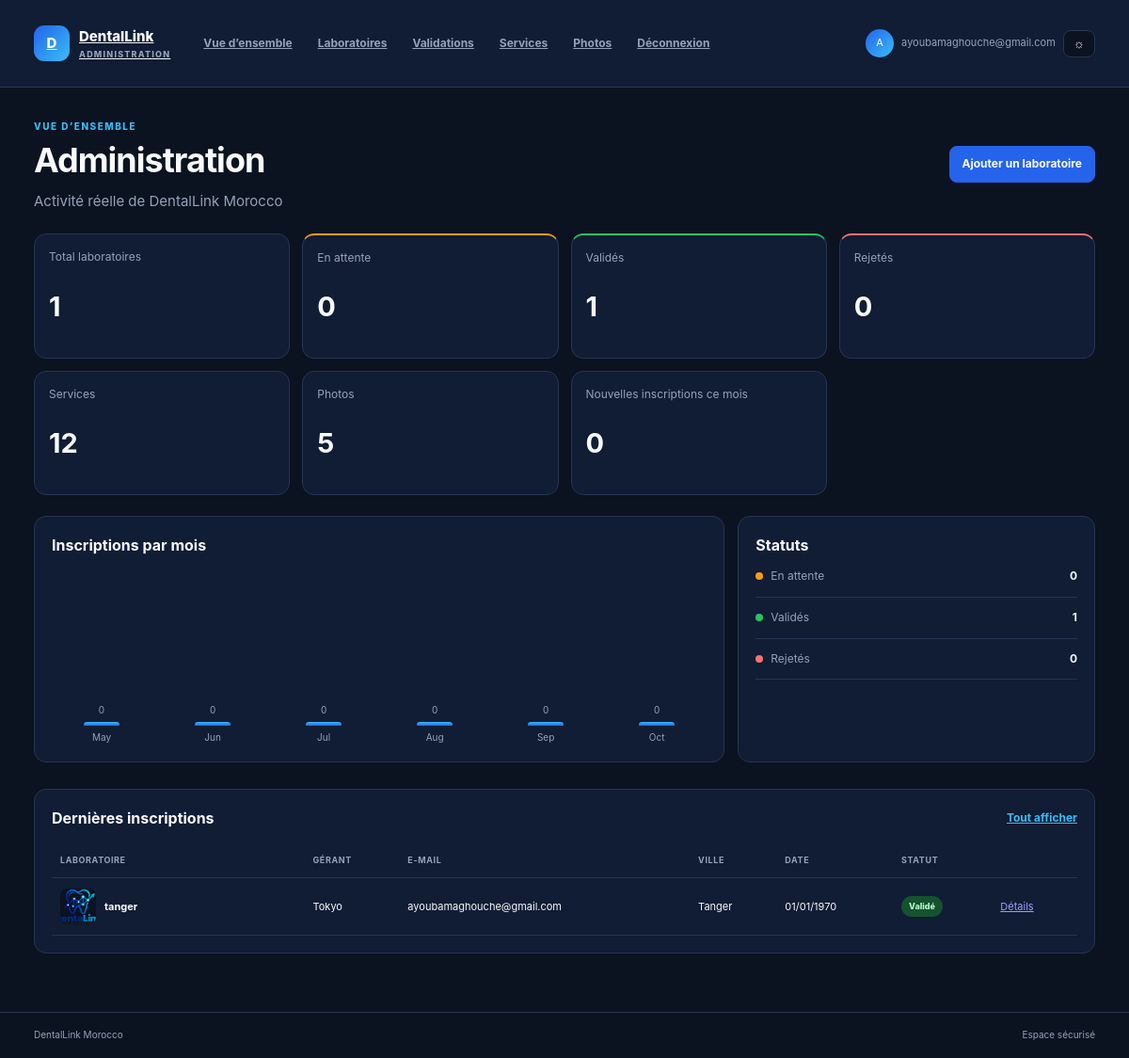
Screenshot of /admin/dashboard.php (signed in) with the database file from the repository.
### tables this page shows
CREATE TABLE `laboratoire` (
  `id_laboratoire` int(11) NOT NULL,
  `nom_laboratoire` varchar(150) NOT NULL,
  `nom_gerant` varchar(100) NOT NULL,
  `telephone` varchar(20) NOT NULL,
  `email` varchar(100) NOT NULL,
  `mot_de_passe` varchar(255) NOT NULL,
  `adresse` varchar(255) NOT NULL,
  `ville` varchar(100) NOT NULL,
  `site_web` varchar(255) DEFAULT NULL,
  `instagram` varchar(255) DEFAULT NULL,
  `description` text DEFAULT NULL,
  `statut` enum('en_attente','accepte','refuse') DEFAULT 'en_attente'
);

### includes/auth.php (called while the page is built, shortened)
<?php
require_once __DIR__.'/../config/database.php';
function e(?string $v):string{return htmlspecialchars($v??'',ENT_QUOTES|ENT_SUBSTITUTE,'UTF-8');}

### includes/schema.php (called while the page is built, shortened)
<?php
final class DentalSchema
{
    private array $columns;
    private function __construct(array $columns, array $statuses) { $this->columns = $columns; $this->statuses = $statuses; }
    public static function inspect(PDO $pdo): self
    {
        $columns = [];
        foreach (['laboratoire','service','laboratoire_service','image_laboratoire','admin'] as $table) {
            try { $columns[$table] = $pdo->query('SHOW COLUMNS FROM `' . $table . '`')->fetchAll(PDO::FETCH_ASSOC); }
            catch (PDOException $e) { $columns[$table] = []; }
        }
        $statuses = [];
        foreach ($columns['laboratoire'] as $column) if ($column['Field'] === 'statut' && preg_match_all("/'((?:[^']|\\\\')*)'/", (string)$column['Type'], $m)) $statuses = $m[1];
        return new self($columns, $statuses);
    }
    public function has(string $table, string $column): bool { foreach ($this->columns[$table] ?? [] as $item) if ($item['Field'] === $column) return true; return false; }
    public function field(string $table, array $candidates): string
    {
        foreach ($candidates as $candidate) if ($this->has($table, $candidate)) return $candidate;
        throw new RuntimeException('Le schéma SQL ne contient aucune colonne attendue pour ' . $table . '.');
    }
    public function labId(): string { return $this->field('laboratoire', ['id','id_laboratoire']); }
    public function imageId(): string { return $this->field('image_laboratoire', ['id','id_image']); }
    public function imagePath(): string { return $this->field('image_laboratoire', ['chemin','url_image']); }
    public function hasCreatedAt(string $table = 'laboratoire'): bool { return $this->has($table, 'created_at'); }
    public function canonicalStatus(string $stored): string { return ['accepte'=>'valide','refuse'=>'rejete'][$stored] ?? $stored; }
    public function statusLabel(string $stored): string { return ['en_attente'=>'En attente','valide'=>'Validé','accepte'=>'Validé','rejete'=>'Rejeté','refuse'=>'Rejeté'][$stored] ?? $stored; }
}
function dental_schema(PDO $pdo): DentalSchema { static $schema; return $schema ??= DentalSchema::inspect($pdo); }

### config/database.php (called while the page is built, shortened)
<?php
final class Database {
    private static ?PDO $connection = null;
    public static function connection(): PDO {
        if (self::$connection === null) {
            $host = getenv('DB_HOST') ?: '127.0.0.1';
            $name = getenv('DB_NAME') ?: 'laboratoire_dentaire';
            $user = getenv('DB_USER') ?: 'root';
            $pass = getenv('DB_PASS') ?: '';
            self::$connection = new PDO("mysql:host={$host};dbname={$name};charset=utf8mb4", $user, $pass, [PDO::ATTR_ERRMODE=>PDO::ERRMODE_EXCEPTION, PDO::ATTR_DEFAULT_FETCH_MODE=>PDO::FETCH_ASSOC, PDO::ATTR_EMULATE_PREPARES=>false]);
        }
        return self::$connection;
    }
}

### includes/admin-functions.php (called while the page is built, shortened)
<?php
require_once __DIR__ . '/auth.php';
require_once __DIR__ . '/schema.php';
function admin_status_label(string $status): string { return dental_schema(Database::connection())->statusLabel($status); }

### admin/dashboard.php (the view, shortened to what this page needs)
<?php
require_once __DIR__.'/../includes/admin-functions.php';$schema=dental_schema($pdo);$labId=$schema->labId();$serviceId=$schema->serviceId();$imageId=$schema->imageId();$imagePath=$schema->imagePath();$hasLabDate=$schema->hasCreatedAt();$hasImageDate=$schema->hasCreatedAt('image_laboratoire');$pending=$schema->status('en_attente');$valid=$schema->status('valide');$rejected=$schema->status('rejete');
$counts=['total'=>(int)$pdo->query('SELECT COUNT(*) FROM laboratoire')->fetchColumn()];foreach(['en_attente'=>$pending,'valide'=>$valid,'rejete'=>$rejected] as $key=>$status){$q=$pdo->prepare('SELECT COUNT(*) FROM laboratoire WHERE statut=?');$q->execute([$status]);$counts[$key]=(int)$q->fetchColumn();}$counts['services']=(int)$pdo->query('SELECT COUNT(*) FROM service')->fetchColumn();$counts['photos']=(int)$pdo->query('SELECT COUNT(*) FROM image_laboratoire')->fetchColumn();$counts['new_month']=$hasLabDate?(int)$pdo->query("SELECT COUNT(*) FROM laboratoire WHERE created_at>=DATE_FORMAT(CURRENT_DATE,'%Y-%m-01')")->fetchColumn():0;
$recentDate=$hasLabDate?'l.created_at':'NULL';$sortRecent=$hasLabDate?'l.created_at DESC,':' ';$imageSort=$hasImageDate?'i.created_at DESC,':'';$sql="SELECT l.`$labId` id,l.nom_laboratoire,l.nom_gerant,l.email,l.ville,l.statut,$recentDate created_at,(SELECT i.`$imagePath` FROM image_laboratoire i WHERE i.laboratoire_id=l.`$labId` ORDER BY $imageSort i.`$imageId` LIMIT 1) photo FROM laboratoire l ORDER BY $sortRecent l.`$labId` DESC LIMIT 8";$recent=$pdo->query($sql)->fetchAll();$rows=$hasLabDate?$pdo->query("SELECT DATE_FORMAT(created_at,'%Y-%m') m,COUNT(*) n FROM laboratoire WHERE created_at>=DATE_SUB(CURRENT_DATE,INTERVAL 5 MONTH) GROUP BY m ORDER BY m")->fetchAll():[];$map=[];foreach($rows as $r)$map[$r['m']]=(int)$r['n'];$chart=[];for($i=5;$i>=0;$i--){$k=date('Y-m',strtotime("first day of -$i month"));$chart[]=['label'=>date('M',strtotime($k.'-01')),'n'=>$map[$k]??0];}$max=max(1,...array_column($chart,'n'));
require __DIR__.'/../includes/header.php';require __DIR__.'/../includes/navbar.php';
?>
<main class="admin-main"><div class="admin-heading"><div><p class="admin-eyebrow">Vue d’ensemble</p><h1>Administration</h1><p class="admin-muted">Activité réelle de DentalLink Morocco</p></div><a class="admin-button admin-primary" href="laboratoires.php?action=create">Ajouter un laboratoire</a></div><?php if($flash):?><div class="admin-alert <?=e($flash['type'])?>"><?=e($flash['message'])?></div><?php endif;?>
<section class="admin-stats"><?php foreach([['Total laboratoires',$counts['total'],'laboratoires.php',''],['En attente',$counts['en_attente'],'validation.php','warning'],['Validés',$counts['valide'],'laboratoires.php?statut=valide','success'],['Rejetés',$counts['rejete'],'laboratoires.php?statut=rejete','danger'],['Services',$counts['services'],'services.php',''],['Photos',$counts['photos'],'photos.php',''],['Nouvelles inscriptions ce mois',$counts['new_month'],'laboratoires.php?recent=1','']] as [$label,$number,$href,$class]):?><a class="stat-card stat-<?=e($class)?>" href="<?=e($href)?>"><span><?=e($label)?></span><strong><?=$number?></strong></a><?php endforeach;?></section>
<section class="admin-panels"><article class="admin-panel"><h2>Inscriptions par mois</h2><div class="chart-bars"><?php foreach($chart as $bar):?><div class="chart-column"><span><?=$bar['n']?></span><div style="height:<?=($bar['n']?max(5,(int)round($bar['n']/$max*100)):2)?>%"></div><small><?=e($bar['label'])?></small></div><?php endforeach;?></div></article><article class="admin-panel"><h2>Statuts</h2><?php foreach(['en_attente'=>'En attente','valide'=>'Validés','rejete'=>'Rejetés'] as $key=>$label):?><p class="status-row"><span><i class="status-dot dot-<?=$key?>"></i><?=e($label)?></span><strong><?=$counts[$key]?></strong></p><?php endforeach;?></article></section>
<section class="admin-panel"><div class="panel-heading"><h2>Dernières inscriptions</h2><a href="laboratoires.php">Tout afficher</a></div><div class="table-wrap"><table class="admin-table"><thead><tr><th>Laboratoire</th><th>Gérant</th><th>E-mail</th><th>Ville</th><th>Date</th><th>Statut</th><th></th></tr></thead><tbody><?php foreach($recent as $l):?><tr><td><div class="lab-cell"><?php if($l['photo']):?><img src="../<?=e($l['photo'])?>" alt=""><?php endif;?><strong><?=e($l['nom_laboratoire'])?></strong></div></td><td><?=e($l['nom_gerant'])?></td><td><?=e($l['email'])?></td><td><?=e($l['ville'])?></td><td><?=e(date('d/m/Y',strtotime($l['created_at'])))?></td><td><span class="status-badge status-<?=e($schema->canonicalStatus($l['statut']))?>"><?=e(admin_status_label($l['statut']))?></span></td><td><a href="laboratoires.php?id=<?=$l['id']?>">Détails</a></td></tr><?php endforeach;?><?php if(!$recent):?><tr><td colspan="7" class="empty-cell">Aucune inscription.</td></tr><?php endif;?></tbody></table></div></section></main><?php require __DIR__.'/../includes/footer.php'; ?>

### assets/css/admin.css (style rules this page uses)
:root { color-scheme:dark;--admin-bg:#0b1220;--admin-surface:#111c35;--admin-line:#263651;--admin-text:#f8fafc;--admin-muted:#94a3b8;--admin-blue:#2563eb;--admin-cyan:#38bdf8;--admin-green:#22c55e;--admin-orange:#f59e0b;--admin-red:#f87171 }
body:has(.admin-main) { margin:0;background:var(--admin-bg);color:var(--admin-text);font:15px/1.55 Inter,system-ui,sans-serif }
.admin-main { max-width:1480px;min-height:calc(100vh - 125px);margin:auto;padding:30px clamp(14px,3vw,40px) 48px }
.admin-heading,.panel-heading { display:flex;justify-content:space-between;align-items:center;gap:16px }
.admin-heading { margin-bottom:22px }
.admin-heading h1 { margin:0;font-size:clamp(27px,3vw,38px);letter-spacing:-1px }
.admin-heading p { margin:4px 0 0 }
.admin-eyebrow { color:var(--admin-cyan);font-size:10px;font-weight:800;letter-spacing:1.5px;text-transform:uppercase }
.admin-muted,.panel-heading p { color:var(--admin-muted) }
.admin-button { display:inline-flex;align-items:center;justify-content:center;border:1px solid var(--admin-line);border-radius:8px;padding:9px 13px;background:transparent;color:var(--admin-text);font:inherit;font-size:12px;font-weight:750;cursor:pointer;text-decoration:none }
.admin-primary { background:var(--admin-blue);border-color:var(--admin-blue);color:white }
.admin-stats { display:grid;grid-template-columns:repeat(4,minmax(0,1fr));gap:13px;margin:22px 0 }
.stat-card,.admin-panel { background:var(--admin-surface);border:1px solid var(--admin-line);border-radius:13px }
.stat-card { display:grid;gap:5px;padding:15px;color:var(--admin-muted);min-height:100px;text-decoration:none;font-size:12px }
.stat-card strong { font-size:29px;color:var(--admin-text);line-height:1.1 }
.stat-warning { border-top:2px solid var(--admin-orange) }
.stat-success { border-top:2px solid var(--admin-green) }
.stat-danger { border-top:2px solid var(--admin-red) }
.admin-panels { display:grid;grid-template-columns:minmax(0,1.45fr) minmax(250px,.75fr);gap:14px;margin-bottom:14px }
.admin-panel { padding:18px;margin-bottom:14px;min-width:0 }
.admin-panel h2,.panel-heading h2 { margin:0;font-size:16px }
.panel-heading { margin-bottom:14px }
.panel-heading>a,.admin-link { font-size:12px;color:var(--admin-cyan);font-weight:750 }
.chart-bars { height:180px;display:flex;align-items:end;gap:12px;padding-top:20px }
.chart-column { height:100%;flex:1;display:flex;flex-direction:column;justify-content:end;align-items:center;gap:5px;min-width:20px }
.chart-column span,.chart-column small { font-size:10px;color:var(--admin-muted) }
.chart-column div { width:min(38px,75%);min-height:2px;border-radius:5px 5px 1px 1px;background:linear-gradient(var(--admin-cyan),var(--admin-blue)) }
.status-row { display:flex;justify-content:space-between;align-items:center;border-bottom:1px solid var(--admin-line);padding:12px 0;margin:0;color:var(--admin-muted);font-size:12px }
.status-row strong { color:var(--admin-text) }
.status-dot { display:inline-block;width:8px;height:8px;border-radius:50%;margin-right:8px }
.dot-en_attente { background:var(--admin-orange) }
.dot-valide { background:var(--admin-green) }
.dot-rejete { background:var(--admin-red) }
.table-wrap { overflow-x:auto }
.admin-table { width:100%;border-collapse:collapse;min-width:770px }
.admin-table th,.admin-table td { text-align:left;padding:11px 9px;border-bottom:1px solid var(--admin-line);font-size:11px;vertical-align:middle }
.admin-table th { color:var(--admin-muted);font-size:9px;text-transform:uppercase;letter-spacing:.6px }
.lab-cell { display:flex;align-items:center;gap:9px;min-width:140px }
.lab-cell img,.media-grid img { width:38px;height:38px;object-fit:cover;border-radius:8px;background:var(--admin-bg) }
.status-badge { display:inline-flex;border-radius:99px;padding:4px 8px;font-size:9px;font-weight:800;white-space:nowrap }
.status-valide { background:#14532d;color:#bbf7d0 }

### rows the page displays
laboratoire: nom_laboratoire "tanger", nom_gerant "Tokyo", email "ayoubamaghouche@gmail.com", ville "Tanger", created_at "01/01/1970", statut "Validé"

### other values shown
$label "Vue d’ensemble"
$label "Laboratoires"
$label "Validations"
$label "Services"
$label "Photos"
$label "Déconnexion"
$_SESSION['admin_email'] "ayoubamaghouche@gmail.com"
$label "Total laboratoires"
$number "1"
$label "En attente"
$number "0"
$label "Validés"
$label "Rejetés"
$number "12"
$number "5"
